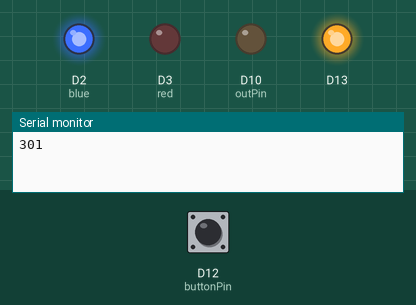
A sketch run on a simulated Arduino Zero (SAMD21). Shown: output pins drawn as LEDs (lit = HIGH), the last lines printed to the serial monitor. The inputs (shaded band) are chosen by the test bench; at power-on: D12 (buttonPin) HIGH.

Above: at 1.2 s.
1.3 s: D12 (buttonPin) pulled LOW for 0.15 s
At 1.47 s:
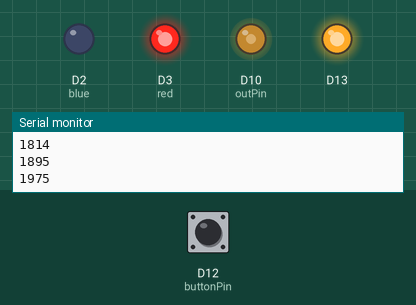
At 3.5 s:
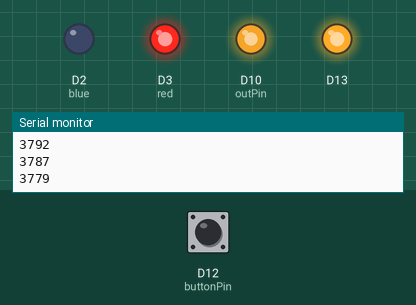
4.3 s: D12 (buttonPin) pulled LOW for 1 s
At 4.92 s:
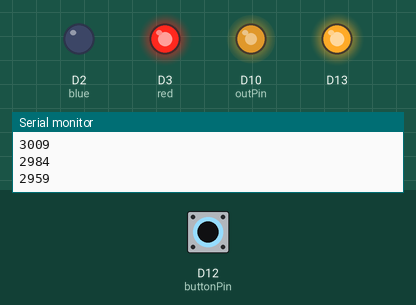
Timing chart, 0 to 13.3 s (numbered marks = the images above; inputs shaded):
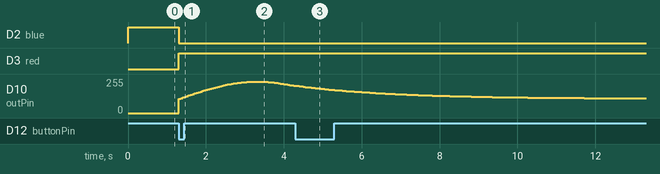

Measured:
- after the input at 1.3 s, D2 (blue): HIGH → LOW at once; D3 (red): LOW → HIGH at once; D10 (outPin): rises from 0/255 to 236/255 in 2.0 s, then falls to 206/255 in 1.0 s

The sketch:

Tower.ino
```cpp
float curve[] = {0,0.82446,1.6476,2.4683,3.2851,4.0969,4.9024,5.7002,6.4894,7.2685,8.0364,8.7919,9.5338,10.261,10.972,11.667,12.343,13.001,13.638,14.255,14.849,15.421,15.969,16.492,16.989,17.461,17.905,18.322,18.711,19.071,19.401,19.702,19.972,20.212,20.42,20.596,20.741,20.854,20.935,20.984,21,20.984,20.935,20.854,20.741,20.596,20.42,20.212,19.972,19.702,19.401,19.017,18.641,18.272,17.91,17.555,17.208,16.867,16.533,16.205,15.885,15.57,15.262,14.96,14.663,14.373,14.088,13.809,13.536,13.268,13.005,12.748,12.495,12.248,12.005,11.768,11.535,11.306,11.082,10.863,10.648,10.437,10.23,10.028,9.8291,9.6345,9.4437,9.2567,9.0734,8.8938,8.7176,8.545,8.3758,8.21,8.0474,7.888,7.7319,7.5788,7.4287,7.2816,7.1374,6.9961,6.8575,6.7218,6.5887,6.4582,6.3303,6.205,6.0821,5.9617,5.8436,5.7279,5.6145,5.5033,5.3943,5.2875,5.1828,5.0802,4.9796,4.881,4.7843,4.6896,4.5967,4.5057,4.4165,4.3291,4.2433,4.1593,4.0769,3.9962,3.9171,3.8395,3.7635,3.689,3.6159,3.5443,3.4741,3.4054,3.3379,3.2718,3.207,3.1435,3.0813,3.0203,2.9605,2.9019,2.8444,2.7881,2.7329,2.6787,2.6257,2.5737,2.5227,2.4728,2.4238,2.3758,2.3288,2.2827,2.2375,2.1932,2.1497,2.1072,2.0655,2.0246,1.9845,1.9452,1.9067,1.8689,1.8319,1.7956,1.7601,1.7252,1.691,1.6576,1.6247,1.5926,1.561,1.5301,1.4998,1.4701,1.441,1.4125,1.3845,1.3571,1.3302,1.3039,1.2781,1.2528,1.228,1.2036,1.1798,1.1564,1.1335,1.1111,1.0891,1.0675,1.0464,1.0257,1.0054,0.98546,0.96594,0.94682,0.92807,0.90969,0.89168,0.87402,0.85671,0.83975,0.82312,0.80682,0.79085,0.77519,0.75984,0.74479,0.73004,0.71559,0.70142,0.68753,0.67392,0.66057,0.64749,0.63467,0.6221,0.60978,0.59771,0.58587,0.57427,0.5629,0.55176,0.54083,0.53012,0.51962,0.50933,0.49925,0.48936,0.47967,0.47017,0.46086,0.45174,0.44279,0.43403,0.42543,0.41701,0.40875,0.40066,0.39272,0.38495,0.37732,0.36985,0.36253,0.35535,0.34831,0.34142,0.33466,0.32803,0.32153,0.31517,0.30893,0.30281,0.29681,0.29094,0.28518,0.27953,0.27399,0.26857,0.26325,0.25804,0.25293,0.24792,0.24301,0.2382,0.23348,0.22886,0.22433,0.21988,0.21553,0.21126,0.20708,0.20298,0.19896,0.19502,0.19116,0.18737,0.18366,0.18003,0.17646,0.17297,0.16954,0.16619,0.16289,0.15967,0.15651,0.15341,0.15037,0.14739,0.14447,0.14161,0.13881,0.13606,0.13337,0.13073};
int red = 3;
int blue = 2;
int buttonPin = 12;
int buttonState = 0;
int prevButtonState = 0;
int outPin = 10;
int outputVals[sizeof(curve)*sizeof(int)/sizeof(float)];

//float inputVals[] = Bell1;
//float outputVals[sizeof(Bell1[])];

void pinSetup(){
  analogWriteResolution(12);
  Serial.begin(9600);
  Serial.println(sizeof(curve)/sizeof(float));
  //Serial.println(sizeof(int));
  //Serial.println(sizeof(float));
  pinMode(red, OUTPUT);
  pinMode(blue, OUTPUT);
  pinMode(outPin, OUTPUT);
  pinMode(buttonPin, INPUT);
  pinMode(13, OUTPUT);
}

int flowToVolt(float flow){
  float out;
  out = 98.11*flow+1733.5;
  out = int(out);
  return out;
}

void setup() {
  pinSetup();
  //analogWriteFrequency(20, 490);
   // analogWriteResolution(12);

  for (int i = 0; i < sizeof(curve)/sizeof(float); i++){
    outputVals[i] = flowToVolt(curve[i]);
  }

  digitalWrite(blue, HIGH);
      digitalWrite(13, HIGH);
}

void loop() {
  buttonState = digitalRead(buttonPin);
  if (buttonState == 0 && prevButtonState == 1){
    digitalWrite(blue, LOW);
    digitalWrite(red, HIGH);
    //Serial.println(sizeof(outputVals)/(4*sizeof(int)));

    for (int i = 0; i < sizeof(curve)/(sizeof(int)); i++){
      analogWrite(outPin, outputVals[i]);
      Serial.println(outputVals[i]);
      delay(50);
    }
    digitalWrite(red, LOW);
    digitalWrite(blue, HIGH);
    analogWrite(outPin, 0);
  }

  prevButtonState = buttonState;


}
```
